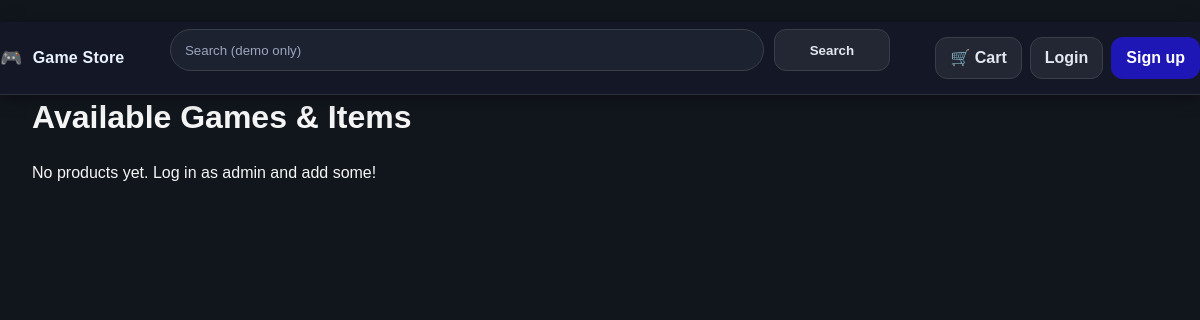
Before: / with the older database file.
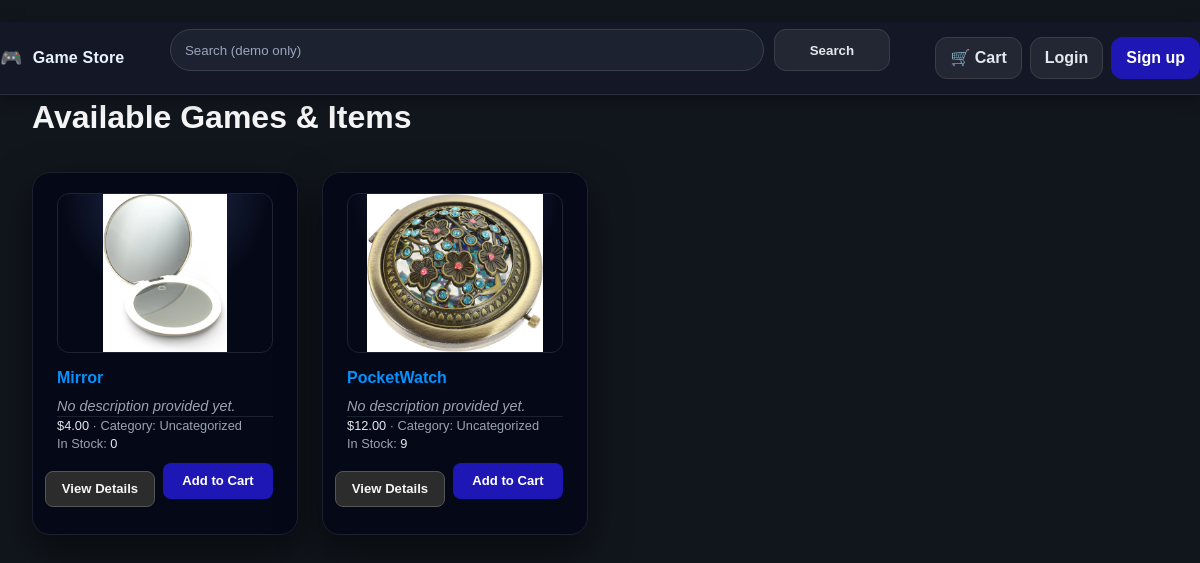
After: the same page with the newer database file.
### catalog/models.py (models this page shows, shortened)
class Product(models.Model):
    name = models.CharField(max_length=180)
    slug = models.SlugField(unique=True)
    price = models.DecimalField(max_digits=10, decimal_places=2)
    inventory_qty = models.PositiveIntegerField(default=0)
    image = models.ImageField(upload_to="product_images/", blank=True, null=True)
    image_url = models.URLField(blank=True)
    description = models.TextField(blank=True)
    category = models.CharField(max_length=80, blank=True)

### catalog/views.py (the view)
# urls.py: path("", views.product_list, name="product_list"),
def product_list(request):
    products = Product.objects.all().order_by("-id")
    return render(request, "catalog/product_list.html", {"products": products})

### templates/catalog/product_list.html (shortened to what this page needs)
{% extends "base.html" %}
{% block content %}
  <h1>Available Games & Items</h1>
  {% if products %}
    <div class="auction-grid">
      {% for p in products %}
        <article class="auction-card">
          <a href="{% url 'product_detail' p.slug %}" class="auction-image">
            {% if p.image %}
              <img src="{{ p.image.url }}" alt="{{ p.name }}">
            {% elif p.image_url %}
              <img src="{{ p.image_url }}" alt="{{ p.name }}">
            {% else %}
              <div class="auction-image-placeholder">
                No image uploaded yet
              </div>
            {% endif %}
          </a>
          <div class="auction-main">
            <header class="auction-card-header">
              <h2 class="auction-title">
                <a href="{% url 'product_detail' p.slug %}">
                  {{ p.name }}
                </a>
              </h2>
            </header>
            <div class="auction-body">
              {% if p.description %}
                <p class="auction-description">
                  {{ p.description|truncatewords:25 }}
                </p>
              {% else %}
                <p class="auction-description auction-description--muted">
                  No description provided yet.
                </p>
              {% endif %}
            </div>
            <footer class="auction-card-footer">
              <div class="auction-footer-meta">
                <p class="auction-meta-line">
                  <span class="auction-meta-em">${{ p.price }}</span>
                  · Category: {{ p.category|default:"Uncategorized" }}
                </p>
                <p class="auction-meta-line">
                  In Stock: <span class="auction-meta-em">{{ p.inventory_qty }}</span>
                </p>
              </div>
              <div class="auction-footer-actions">
                <a href="{% url 'product_detail' p.slug %}"
                   class="btn btn-sm btn-secondary auction-details-btn">
                  View Details
                </a>
                <form method="post" action="{% url 'cart_add' p.id %}">
                  <button type="submit"
                          class="btn btn-sm btn-primary auction-details-btn">
                    Add to Cart
                  </button>
                </form>
              </div>
            </footer>
          </div>
        </article>
      {% endfor %}
    </div>
  {% else %}
    <p>No products yet. Log in as admin and add some!</p>
  {% endif %}
{% endblock %}

### templates/base.html (shortened to what this page needs)
﻿{% load static %}
<!doctype html>
<html lang="en">
  <head>
    <link rel="stylesheet" href="{% static 'css/app.css' %}">
  </head>
  <body>
    <header class="tt-header">
      <div class="tt-container">
        <div class="tt-header-inner">
          <a href="{% url 'product_list' %}" class="tt-brand">
            <span class="tt-logo">🎮</span>
            <span>Game Store</span>
          </a>
          <form class="tt-search" method="get" action="{% url 'product_list' %}">
            <input
              class="tt-search-input"
              type="text"
              name="q"
              placeholder="Search (demo only)"
              value="{{ request.GET.q|default_if_none:'' }}"
            >
            <button type="submit" class="tt-btn tt-btn-ghost">
              Search
            </button>
          </form>
          <div class="tt-actions">
            <a href="{% url 'cart_detail' %}" class="tt-btn tt-btn-ghost">
              🛒 Cart
            </a>
            {% if user.is_authenticated %}
              {% if user.is_staff %}
                <a href="{% url 'product_create' %}" class="tt-btn tt-btn-primary">
                  + Add Product
                </a>
              {% endif %}
              <div class="tt-chip">
                <div class="tt-chip-dot">
                  {{ user.username|first|upper }}
                </div>
                <span>{{ user.username }}</span>
              </div>
              <a href="{% url 'logout' %}" class="tt-btn tt-btn-ghost">
                Logout
              </a>
            {% else %}
              <a href="{% url 'login' %}" class="tt-btn tt-btn-ghost">
                Login
              </a>
              <a href="{% url 'signup' %}" class="tt-btn tt-btn-primary">
                Sign up
              </a>
            {% endif %}
          </div>
        </div>
      </div>
    </header>
    <main class="tt-page">
      <div class="tt-container page-content">
        {% block content %}{% endblock %}
      </div>
    </main>
  </body>
</html>

Changed rows visible on the page:
added Product: image (picture), name "Mirror", description "No description provided yet.", price "4.00", category "Uncategorized", inventory_qty "0"
added Product: image (picture), name "PocketWatch", description "No description provided yet.", price "12.00", category "Uncategorized", inventory_qty "9"
Other visible differences:
text no longer shown: "No products yet. Log in as admin and add some!"
